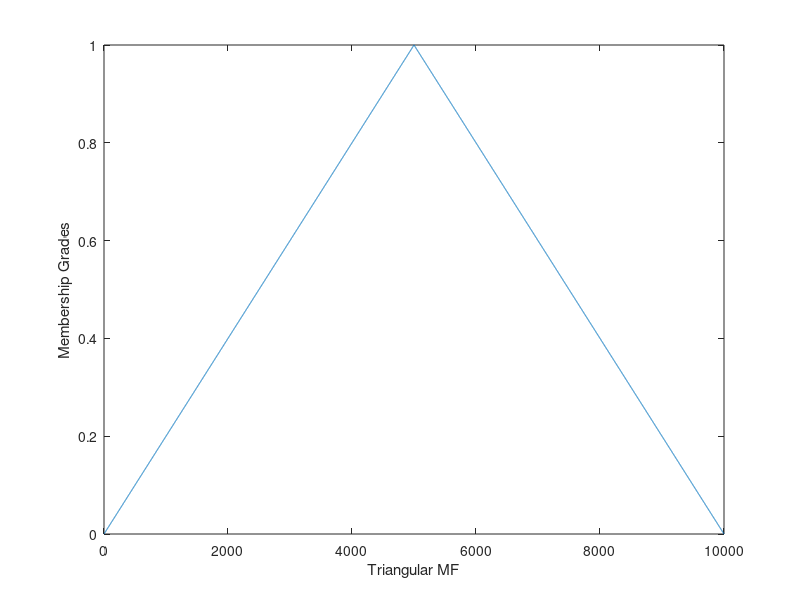

MATLAB code for this plot:
x=1:10000;
for(i=1:10000)
    if(i<=5000)
        y(i)=(i/5000);
    else
        y(i)=(10000-i)/5000;
    end;
end;
plot(x,y);
xlabel('Triangular MF');
ylabel('Membership Grades');